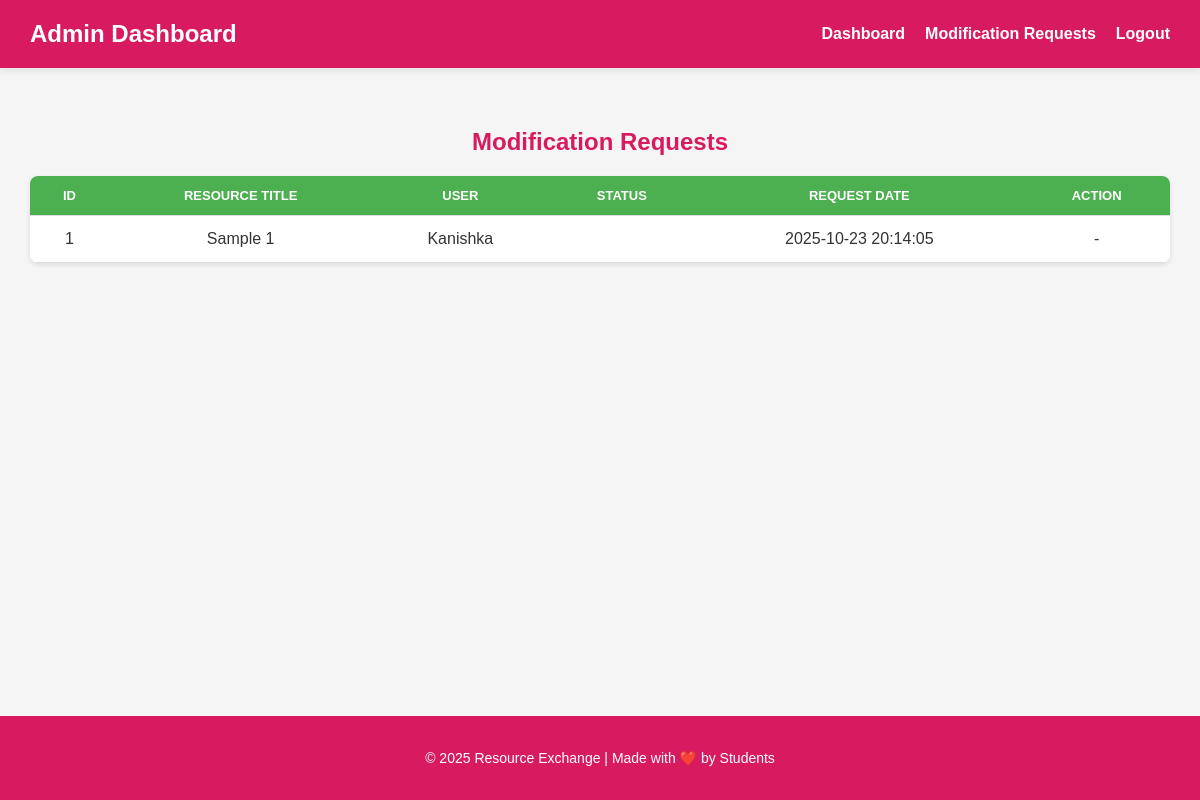
/modification_requests.php (signed in), run on the app's committed database.
### tables this page shows
CREATE TABLE `modification_requests` (
  `id` int(11) NOT NULL,
  `resource_id` int(11) NOT NULL,
  `user_id` int(11) NOT NULL,
  `status` enum('pending','approved','rejected') DEFAULT 'pending',
  `request_date` datetime DEFAULT current_timestamp()
);

CREATE TABLE `resources` (
  `resource_id` int(11) NOT NULL,
  `added_by` int(11) NOT NULL,
  `title` varchar(255) NOT NULL,
  `description` text DEFAULT NULL,
  `category` varchar(100) DEFAULT NULL,
  `status` enum('pending','approved','rejected') DEFAULT 'pending',
  `image` varchar(255) DEFAULT NULL,
  `created_at` timestamp NOT NULL DEFAULT current_timestamp()
);

CREATE TABLE `users` (
  `id` int(11) NOT NULL,
  `name` varchar(100) NOT NULL,
  `email` varchar(100) NOT NULL,
  `location` varchar(255) DEFAULT NULL,
  `phone` varchar(15) DEFAULT NULL,
  `password` varchar(255) NOT NULL,
  `reset_token` varchar(255) DEFAULT NULL,
  `created_at` timestamp NOT NULL DEFAULT current_timestamp(),
  `otp_code` varchar(10) DEFAULT NULL,
  `otp_expiry` datetime DEFAULT NULL
);

### modification_requests.php (the view, shortened to what this page needs)
<?php
include 'db.php';
$sql = "SELECT mr.id, mr.request_date, mr.status, r.title, u.name AS user_name
        FROM modification_requests mr
        JOIN resources r ON mr.resource_id = r.resource_id
        JOIN users u ON mr.user_id = u.id
        ORDER BY mr.request_date DESC";
$result = $conn->query($sql);
?>
<!DOCTYPE html>
<html lang="en">
<head>
<link rel="stylesheet" href="dashboard.css">
</head>
<body>
<header>
    <h1>Admin Dashboard</h1>
    <nav>
        <a href="admin_dashboard.php">Dashboard</a>
        <a href="modification_requests.php">Modification Requests</a>
        <a href="logout.php">Logout</a>
    </nav>
</header>
<div class="container">
<h2>Modification Requests</h2>
<table>
<tr>
    <th>ID</th>
    <th>Resource Title</th>
    <th>User</th>
    <th>Status</th>
    <th>Request Date</th>
    <th>Action</th>
</tr>
<?php if($result->num_rows > 0): ?>
    <?php while($row = $result->fetch_assoc()): ?>
    <tr>
        <td data-label="ID"><?= $row['id'] ?></td>
        <td data-label="Resource Title"><?= htmlspecialchars($row['title']) ?></td>
        <td data-label="User"><?= htmlspecialchars($row['user_name']) ?></td>
        <td data-label="Status"><span class="status <?= $row['status'] ?>"><?= $row['status'] ?></span></td>
        <td data-label="Request Date"><?= $row['request_date'] ?></td>
        <td data-label="Action">
            <?php if($row['status'] == 'pending'): ?>
                <a class="action-btn approve" href="process_mod_request.php?id=<?= $row['id'] ?>&action=approve" onclick="return confirm('Approve this modification request?')">Approve</a>
                <a class="action-btn reject" href="process_mod_request.php?id=<?= $row['id'] ?>&action=reject" onclick="return confirm('Reject this modification request?')">Reject</a>
            <?php else: ?>
                -
            <?php endif; ?>
        </td>
    </tr>
    <?php endwhile; ?>
<?php else: ?>
<tr><td colspan="6">No modification requests found.</td></tr>
<?php endif; ?>
</table>
</div>
<footer>
    <p>&copy; <?= date('Y'); ?> Resource Exchange | Made with ❤️ by Students</p>
</footer>
</body>
</html>

### dashboard.css (style rules this page uses)
body { font-family: "Arial", sans-serif; margin: 0; padding: 0; background-color: #f9f9f9; color: #333; }
header { background-color: #d81b60; color: white; padding: 15px 40px; display: flex; justify-content: space-between; align-items: center; box-shadow: 0 2px 8px rgba(0, 0, 0, 0.1); }
header h1 { margin: 0; font-size: 24px; font-weight: bold; }
nav { display: flex; align-items: center; }
nav a { color: white; text-decoration: none; margin-left: 20px; font-weight: 600; transition: opacity 0.3s; }
.container { max-width: 1100px; margin: 40px auto; padding: 20px; text-align: center; }
h2, h3 { color: #d81b60; margin-bottom: 20px; }
.status { display: inline-block; padding: 5px 10px; border-radius: 12px; font-size: 13px; font-weight: bold; color: white; margin-top: 8px; }
footer { background-color: #d81b60; color: white; text-align: center; padding: 15px; margin-top: 40px; font-size: 14px; }
table { width: 100%; border-collapse: collapse; background: white; border-radius: 8px; overflow: hidden; margin-top: 20px; }
th, td { padding: 12px 15px; border-bottom: 1px solid #eee; }
th { background-color: #f2f2f2; color: #555; text-transform: uppercase; font-size: 13px; }

### modification_requests.php (style rules this page uses)
body { font-family: Arial, sans-serif; background-color: #f5f5f5; margin: 0; padding: 0; }
header { color: white; padding: 20px 30px; display: flex; justify-content: space-between; align-items: center; }
header h1 { margin: 0; font-size: 24px; }
header nav a { color: white; text-decoration: none; margin-left: 20px; font-weight: bold; }
.container { width: 95%; max-width: 1200px; margin: 20px auto; flex: 1; }
table { border-collapse: collapse; width: 100%; background: #fff; border-radius: 8px; overflow: hidden; box-shadow: 0 2px 5px rgba(0,0,0,0.1); }
th, td { border-bottom: 1px solid #ddd; padding: 12px 15px; text-align: center; }
th { background-color: #4CAF50; color: white; font-weight: bold; }
.status { padding: 5px 10px; border-radius: 5px; font-weight: bold; text-transform: capitalize; }
body { font-family: Arial, sans-serif; margin: 0; padding: 0; display: flex; flex-direction: column; min-height: 100vh; }
footer { text-align: center; padding: 20px 0; color: white; margin-top: auto; }

### data on the page
modification_requests: id "1", resource.title "Sample 1", user.name "Kanishka", request_date "2025-10-23 20:14:05"
